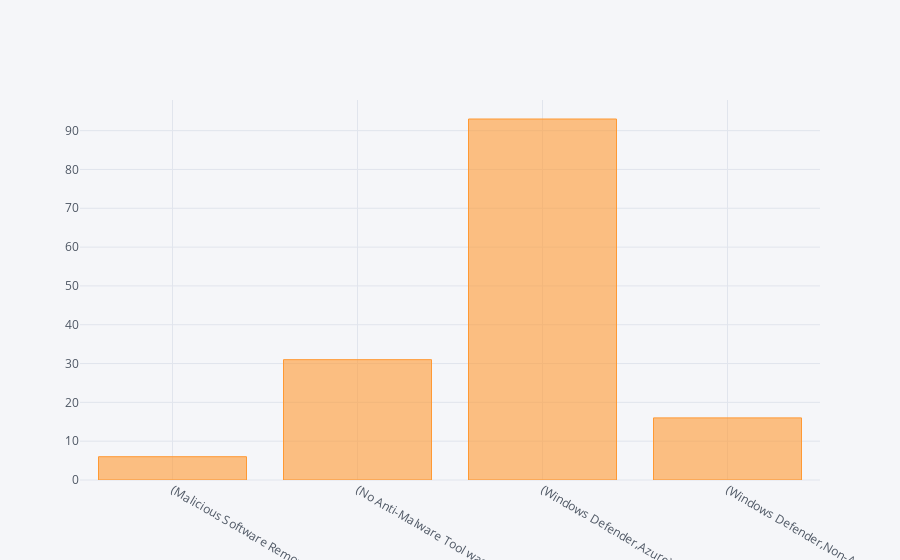

The notebook cell this image was saved under:
### Code cell
# 15 -  Distribution of TypeOfProtection
protection_status_df.groupby('TypeofProtection').ComputerEnvironment.value_counts().iplot(kind='bar')

### Figure 1 — Plotly figure (JSON) as saved in the notebook; plotly's stock layout.template omitted (floating-point values rounded to 4 significant figures)
{"data": [{"marker": {"color": "rgba(255, 153, 51, 0.6)", "line": {"color": "rgba(255, 153, 51, 1.0)", "width": 1}}, "name": "ComputerEnvironment", "orientation": "v", "text": "", "type": "bar", "uid": "ff8abf80-1006-4891-bbc6-f7a883afb14a", "x": ["(Malicious Software Removal Tool,Azure)", "(No Anti-Malware Tool was detected,Azure)", "(Windows Defender,Azure)", "(Windows Defender,Non-Azure)"], "y": [6, 31, 93, 16]}], "layout": {"legend": {"bgcolor": "#F5F6F9", "font": {"color": "#4D5663"}}, "paper_bgcolor": "#F5F6F9", "plot_bgcolor": "#F5F6F9", "title": {"font": {"color": "#4D5663"}}, "xaxis": {"gridcolor": "#E1E5ED", "showgrid": true, "tickfont": {"color": "#4D5663"}, "title": {"font": {"color": "#4D5663"}, "text": ""}, "zerolinecolor": "#E1E5ED"}, "yaxis": {"gridcolor": "#E1E5ED", "showgrid": true, "tickfont": {"color": "#4D5663"}, "title": {"font": {"color": "#4D5663"}, "text": ""}, "zerolinecolor": "#E1E5ED"}}}
